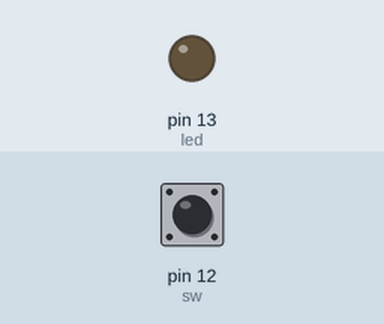
This sketch was run on a simulated Arduino Uno, built with avr-gcc and run on an emulated ATmega328P. On the bench: output pins drawn as LEDs (lit = HIGH). Inputs (shaded band) come from the test bench; at power-on: pin 12 (sw) LOW.

Above: at 1.2 s.
1.3 s: pin 12 (sw) pulled HIGH for 0.15 s
At 1.37 s:
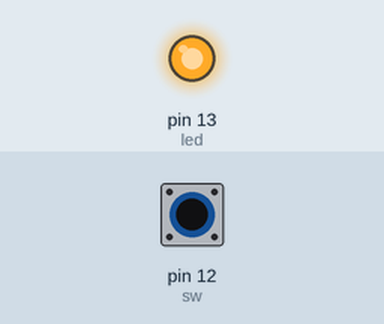
2.9 s: pin 12 (sw) pulled HIGH for 3.2 s
At 7.2 s:
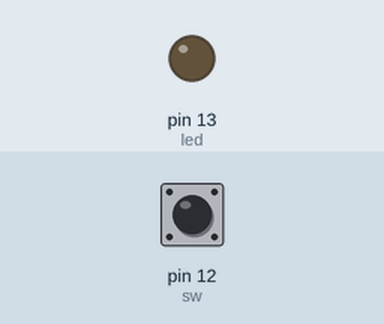
Timing chart, 0 to 8.7 s (numbered marks = the images above; inputs shaded):
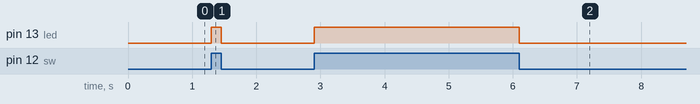

The sketch:

Arduino-ledCode.ino
```cpp
#define led 13
#define sw 12
unsigned int buttonstate = 0;
void setup() {
 pinMode(sw,INPUT);
 pinMode(led,OUTPUT);
}

void loop() {
  buttonstate = digitalRead(sw);
  if(buttonstate==HIGH){
    digitalWrite(led,HIGH);
  }
  else{
    digitalWrite(led,LOW);
  }

}
```

Measured:
- after the input at 1.3 s, pin 13 (led): LOW → HIGH at once, → LOW 0.15 s later
- after the input at 2.9 s, pin 13 (led): LOW → HIGH at once, → LOW 3.2 s later
